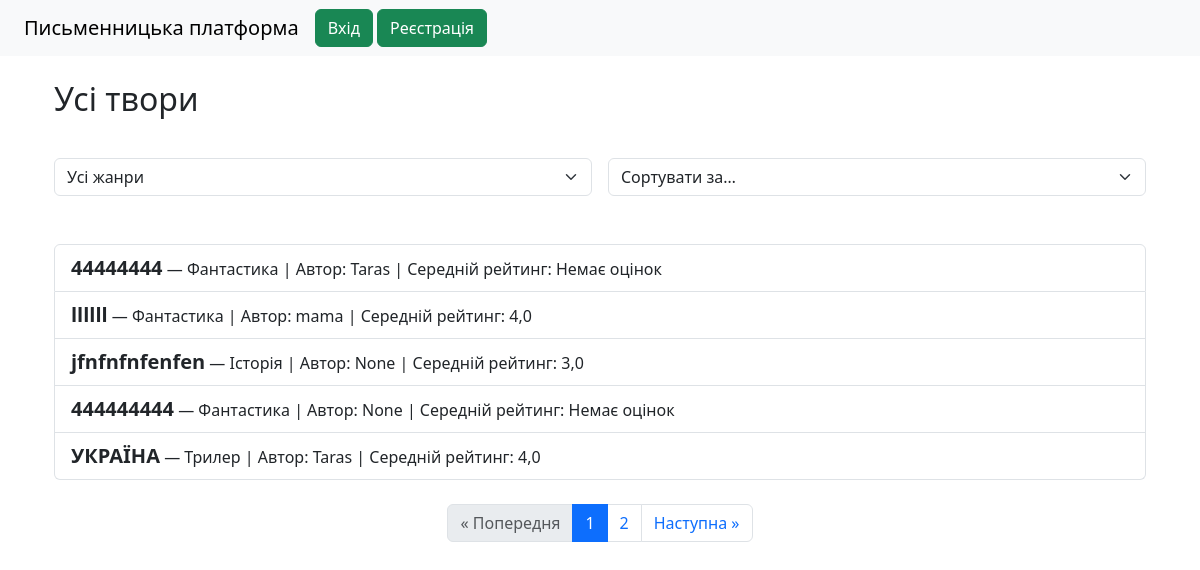
/accounts/works/, run on the app's committed database.
### accounts/models.py (models this page shows, shortened)
class Work(models.Model):
    title = models.CharField(max_length=200)
    genre = models.CharField(max_length=50, choices=Genre.choices)
    published_at = models.DateTimeField(auto_now_add=True)
    rating = models.PositiveIntegerField(default=0)  # 0–100
    author = models.ForeignKey(User, on_delete=models.SET_NULL, null=True, related_name='works')
    content = models.TextField()

### accounts/views.py (the view)
# urls.py: path('works/', views.work_list, name='work_list'),
def work_list(request):
    sort = request.GET.get('sort')
    genre = request.GET.get('genre')
    work_list = Work.objects.all().annotate(
        comment_count=Count('comments'),
        avg_rating=Avg('ratings__value')
    )
    if genre:
        work_list = work_list.filter(genre=genre)
    if sort == 'rating':
        work_list = work_list.order_by('-avg_rating')
    elif sort == 'comments':
        work_list = work_list.order_by('-comment_count')
    else:
        work_list = work_list.order_by('-published_at')
    paginator = Paginator(work_list, 5)
    page_number = request.GET.get('page')
    page_obj = paginator.get_page(page_number)
    genres = Work.objects.values_list('genre', flat=True).distinct()
    return render(request, 'accounts/work_list.html', {
        'page_obj': page_obj,
        'genres': genres,
        'current_genre': genre,
        'current_sort': sort,
    })

### accounts/templates/accounts/work_list.html (shortened to what this page needs)
{% extends "base.html" %}
{% block content %}
    <div class="container mt-4">
        <h2>Усі твори</h2>
        <br>
        <form method="get" class="mb-4 d-flex gap-3 align-items-center">
            <select name="genre" class="form-select" onchange="this.form.submit()">
                <option value="">Усі жанри</option>
            </select>
            <select name="sort" class="form-select" onchange="this.form.submit()">
                <option value="">Сортувати за…</option>
            </select>
        </form>
        <br>
        <ul class="list-group">
            {% for work in page_obj %}
                <li class="list-group-item">
                    <a href="{% url 'work_detail' work.pk %}" style="text-decoration: none; color: inherit; font-size: 20px; font-weight: bold;" >{{ work.title }}</a>
                    — {{ work.genre }} | Автор: {{ work.author }} | Середній рейтинг: {{ work.avg_rating|default:"Немає оцінок" }}
                </li>
            {% empty %}
                <li class="list-group-item">Творів ще немає.</li>
            {% endfor %}
        </ul>
        <nav aria-label="Навігація сторінками" class="mt-4">
            <ul class="pagination justify-content-center">
                {% if page_obj.has_previous %}
                    <li class="page-item">
                        <a class="page-link" href="?page={{ page_obj.previous_page_number }}">« Попередня</a>
                    </li>
                {% else %}
                    <li class="page-item disabled"><span class="page-link">« Попередня</span></li>
                {% endif %}
                {% for num in page_obj.paginator.page_range %}
                    {% if page_obj.number == num %}
                        <li class="page-item active"><span class="page-link">{{ num }}</span></li>
                    {% elif num > page_obj.number|add:'-3' and num < page_obj.number|add:'3' %}
                        <li class="page-item"><a class="page-link" href="?page={{ num }}">{{ num }}</a></li>
                    {% endif %}
                {% endfor %}
                {% if page_obj.has_next %}
                    <li class="page-item">
                        <a class="page-link" href="?page={{ page_obj.next_page_number }}">Наступна »</a>
                    </li>
                {% else %}
                    <li class="page-item disabled"><span class="page-link">Наступна »</span></li>
                {% endif %}
            </ul>
        </nav>
    </div>
{% endblock %}

### data on the page
Work: title "44444444", genre "Фантастика", author "Taras", avg_rating "Немає оцінок"
Work: title "llllll", genre "Фантастика", author "mama", avg_rating "4,0"
Work: title "jfnfnfnfenfen", genre "Історія", author "None", avg_rating "3,0"
Work: title "444444444", genre "Фантастика", author "None", avg_rating "Немає оцінок"
Work: title "УКРАЇНА", genre "Трилер", author "Taras", avg_rating "4,0"

### other printed values
{{ num }} "1"
{{ num }} "2"
